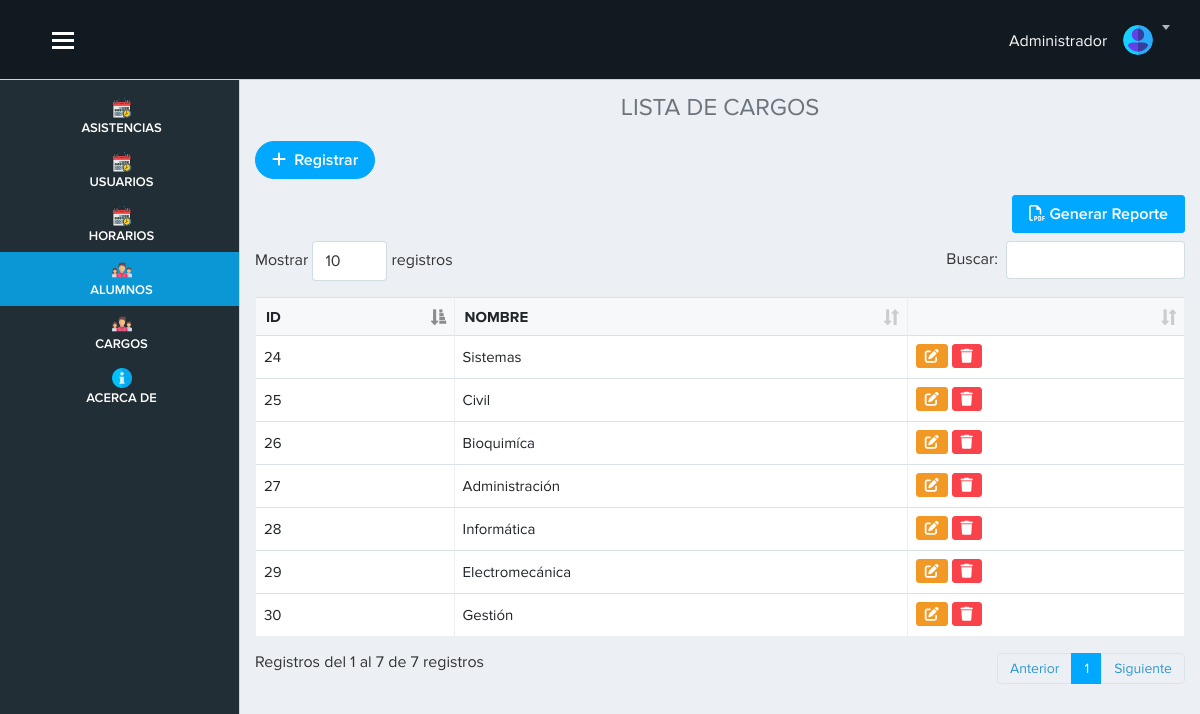
Page /vista/cargo.php (signed in) on the committed database.
### tables this page shows
CREATE TABLE `cargo` (
  `id_cargo` int(11) NOT NULL,
  `nombre` varchar(100) DEFAULT NULL
);

### vista/cargo.php (the view, shortened to what this page needs)
<?php require('./layout/topbar.php'); ?>
<?php require('./layout/sidebar.php'); ?>
<div class="page-content">
    <h4 class="text-center text-secondary">LISTA DE CARGOS</h4>
    <?php
    include "../modelo/conexion.php";
    $sql = $conexion->query("SELECT * FROM cargo");
    ?>
    <a href="registro_cargo.php" class="btn btn-primary btn-rounded mb-3"><i class="fa-solid fa-plus"></i> &nbsp;Registrar</a>
    <div class="text-right mb-2">
        <a href="fpdf/reporteCargo.php" target="_blank" class="btn btn-primary"><i class="far fa-file-pdf"></i> Generar Reporte </a>
    </div>
    <table class="table table-bordered table-hover w-100" id="example">
        <thead>
            <tr>
                <th scope="col">ID</th>
                <th scope="col">NOMBRE</th>
                <th></th>
            </tr>
        </thead>
        <tbody>
            <?php
            while ($datos = $sql->fetch_object()) { ?>
                <tr>
                    <td><?= $datos->id_cargo ?></td>
                    <td><?= $datos->nombre ?></td>
                    <td>
                        <a href="" data-toggle="modal" data-target="#exampleModal<?= $datos->id_cargo ?>" class="btn btn-warning btn-sm"><i class="fa-solid fa-pen-to-square"></i></a>
                        <a href="cargo.php?id=<?= $datos->id_cargo ?>" onclick="advertencia(event)" class="btn btn-danger btn-sm"><i class="fa-solid fa-trash"></i></a>
                    </td>
                </tr>
            <?php
            }
            ?>
        </tbody>
    </table>
</div>
</div>
<?php require('./layout/footer.php'); ?>

### vista/layout/topbar.php (style rules this page uses)
.page-content { margin-top: 70px; }

### rows in the picture
cargo: id_cargo "24", nombre "Sistemas"
cargo: id_cargo "25", nombre "Civil"
cargo: id_cargo "26", nombre "Bioquimíca"
cargo: id_cargo "27", nombre "Administración"
cargo: id_cargo "28", nombre "Informática"
cargo: id_cargo "29", nombre "Electromecánica"
cargo: id_cargo "30", nombre "Gestión"
